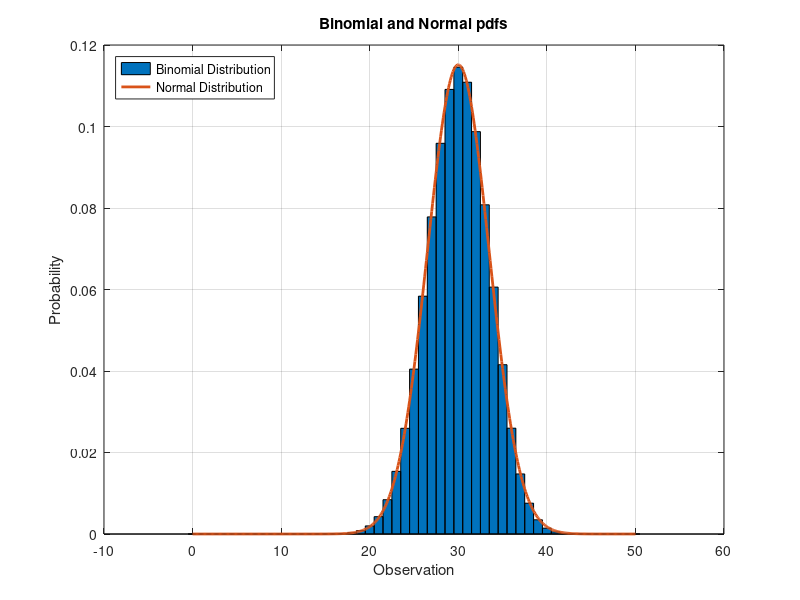

Write MATLAB code to recreate this figure.
clc, clear, close all

N = 50;
p = 0.6;
x1 = 0:N;
y1 = binopdf(x1, N, p);

mu = N*p;
sigma = sqrt(N*p*(1-p));
x2 = 0:0.1:N;
y2 = normpdf(x2, mu, sigma);

figure
hold(gca, "on")
grid(gca, "on")
box(gca, "on")
bar(x1, y1, 1)
plot(x2, y2, 'LineWidth',2)
xlabel('Observation')
ylabel('Probability')
title('Binomial and Normal pdfs')
legend('Binomial Distribution','Normal Distribution','location','northwest')
